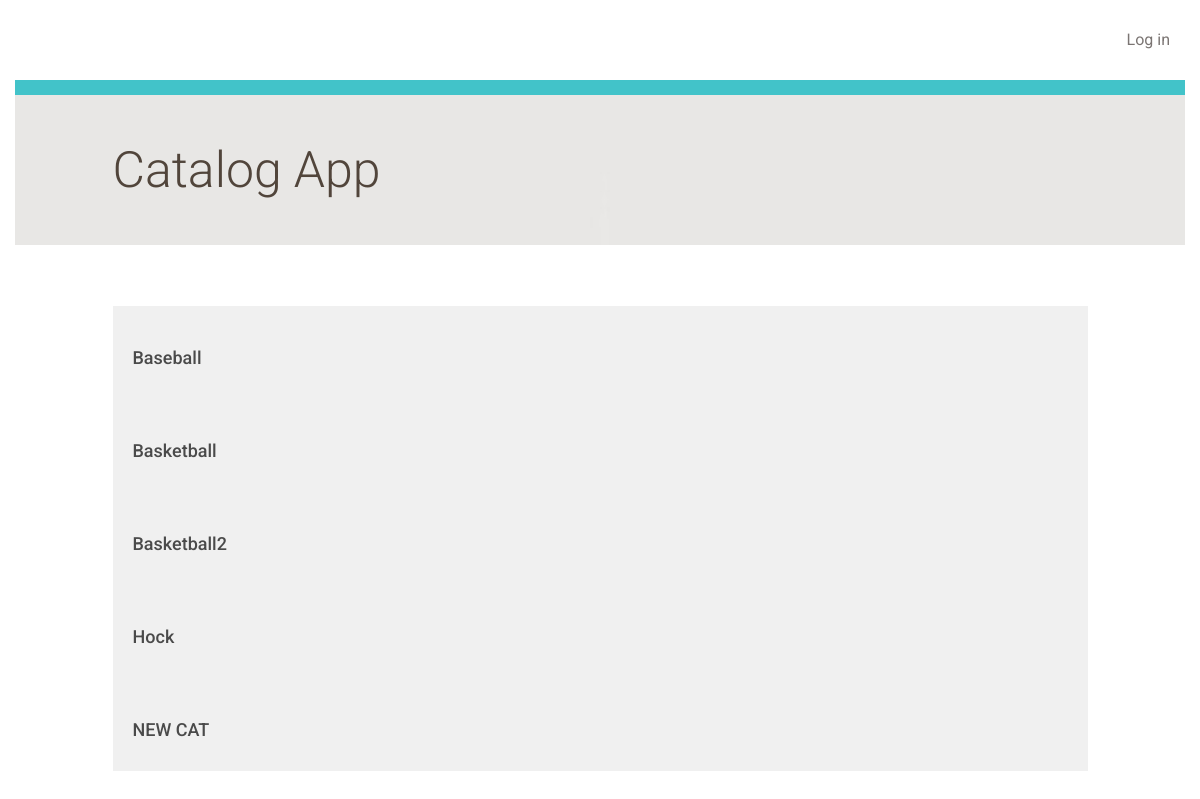
The app's page /catalog/, older data.
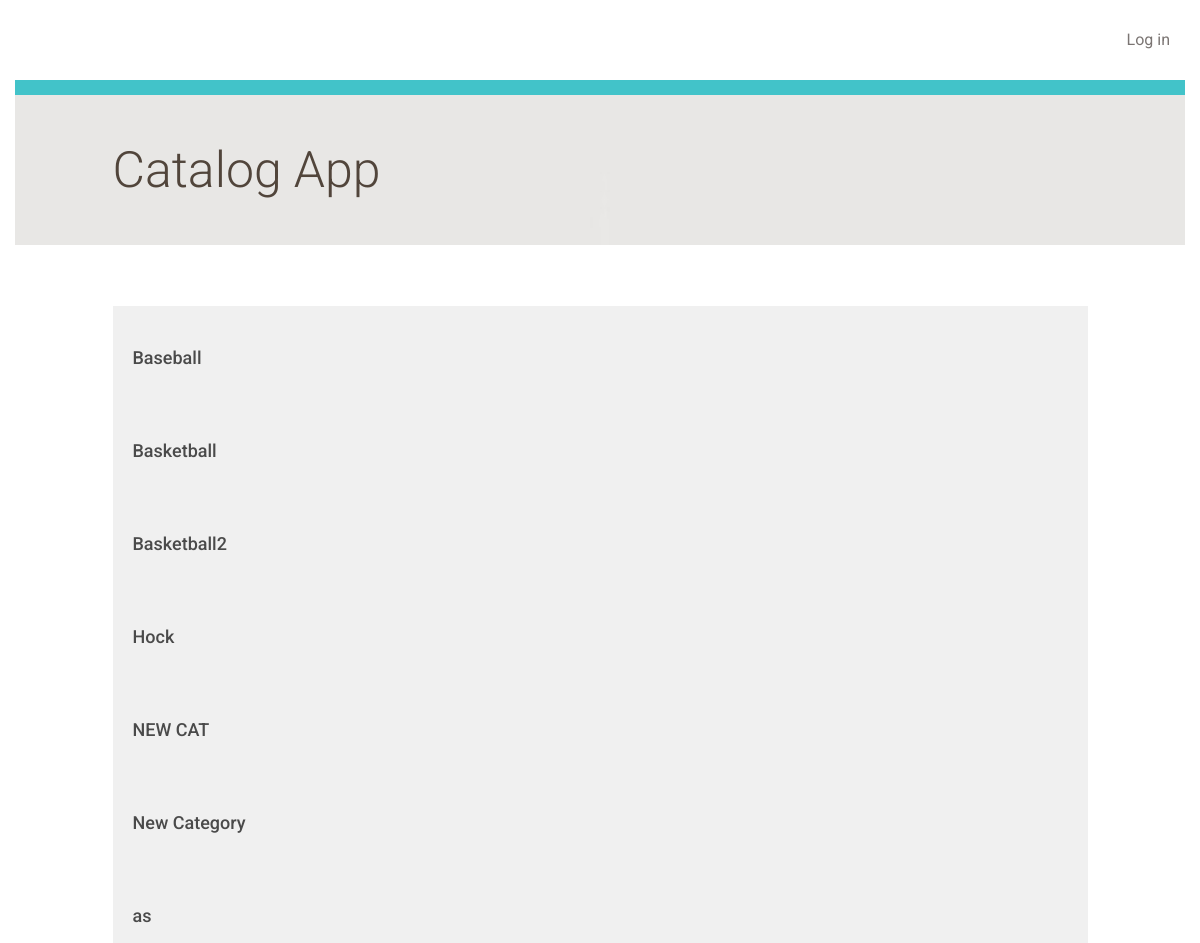
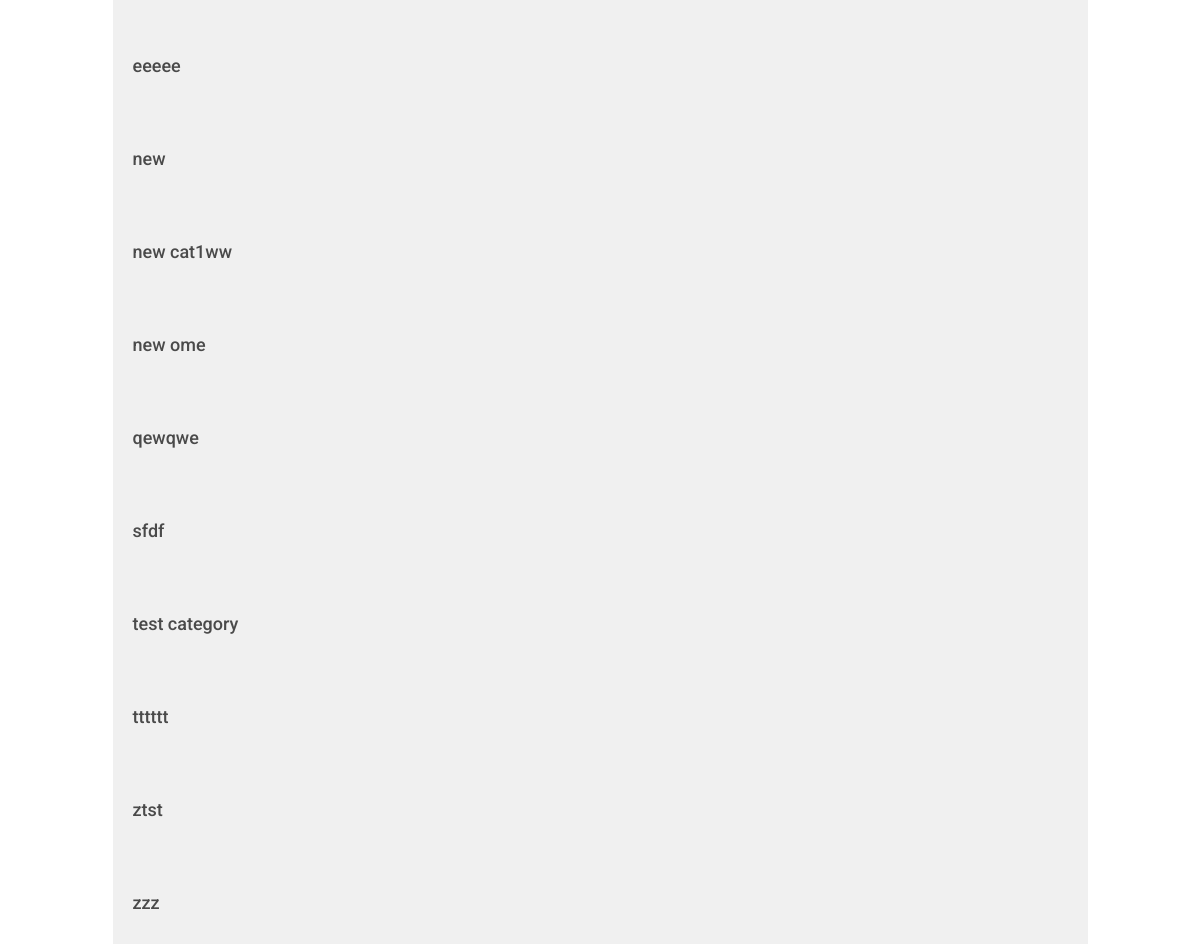
The same page, newer data (2 pictures, top to bottom).
### database_setup.py (models this page shows, shortened)
class Category(Base):
    __tablename__ = 'category'
    id = Column(Integer, primary_key=True)
    name = Column(String(250), nullable=False)
    user_id = Column(Integer, ForeignKey('user.id'))
    user = relationship(User)
    categoryitem = relationship("CategoryItem", cascade="all, delete-orphan")

### application.py (the view)
@app.route('/')
@app.route('/catalog/')
def showCategories():
    categories = session.query(Category).order_by(asc(Category.name))
    if 'username' not in login_session:
        return render_template('publiccategories.html', categories=categories)
    else:
        return render_template('categories.html', categories=categories)

### templates/publiccategories.html (shortened to what this page needs)
{% extends "main.html" %}
{% block content %}
	<div class="row top-menu">
		<div class="col-md-10"></div>
		<div class="col-md-2 text-right">
			<a href="{{url_for('showLogin')}}">Log in </a>
		</div>
	</div>
	<div class="row divider blue">
		<div class="col-md-12"></div>
	</div>
	<div class="row banner main">
		<div class="col-md-1"></div>
		<div class="col-md-11 padding-none">
			<h1>Catalog App</h1>
		</div>
	</div>
	<div class="row padding-top padding-bottom">
		<div class="col-md-1"></div>
		<div class="col-md-10 padding-none"></div>
		<div class="col-md-1"></div>
	</div>
	{% for category in categories %}
		<a href = "{{url_for('showMenu', category_id = category.id)}}">
			<div class="row">
				<div class="col-md-1"></div>
					<div class="col-md-10 category-list">
						<h3>{{category.name}}</h3>
					</div>
				<div class="col-md-1"></div>
			</div>
		</a>
	{% endfor %}
{% endblock %}

Row changes from the older to the newer data that the page shows:
added Category: name "New Category"
added Category: name "as"
added Category: name "eeeee"
added Category: name "new"
added Category: name "new cat1ww"
added Category: name "new ome"
added Category: name "qewqwe"
added Category: name "sfdf"
added Category: name "test category"
added Category: name "tttttt"
added Category: name "ztst"
added Category: name "zzz"
